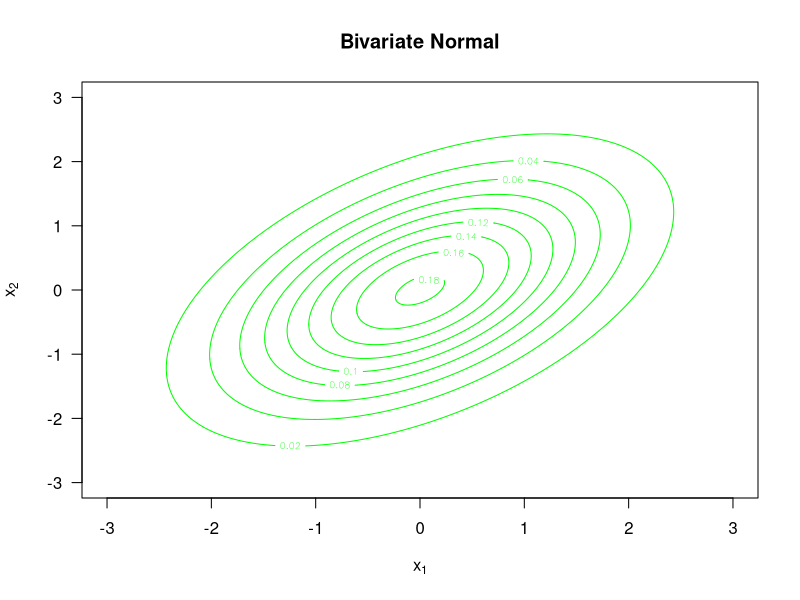
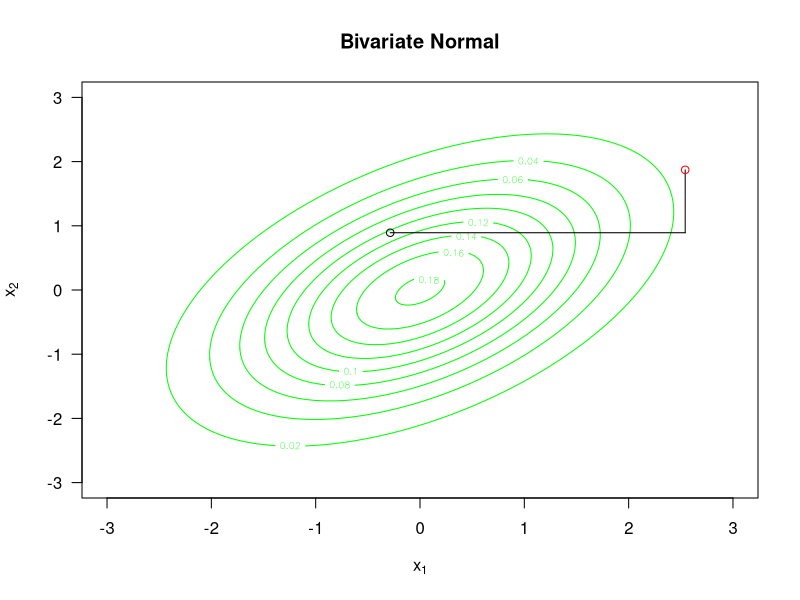
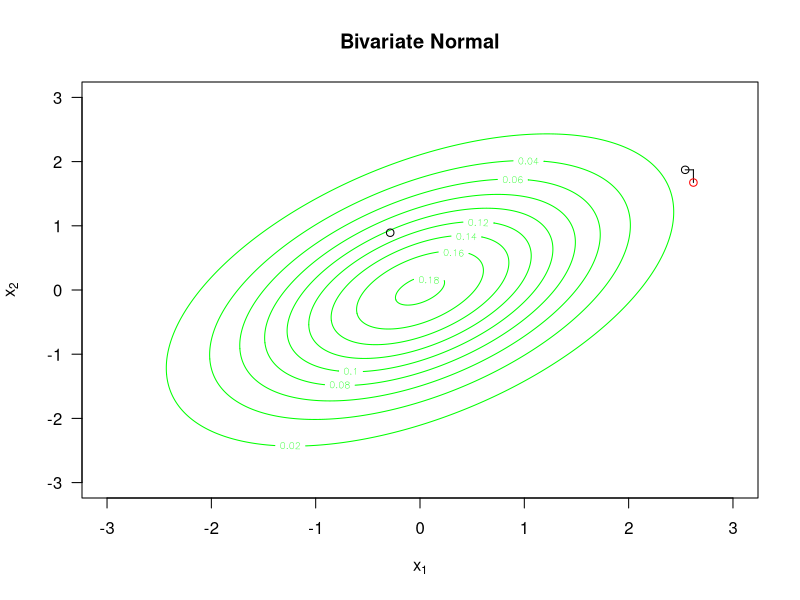
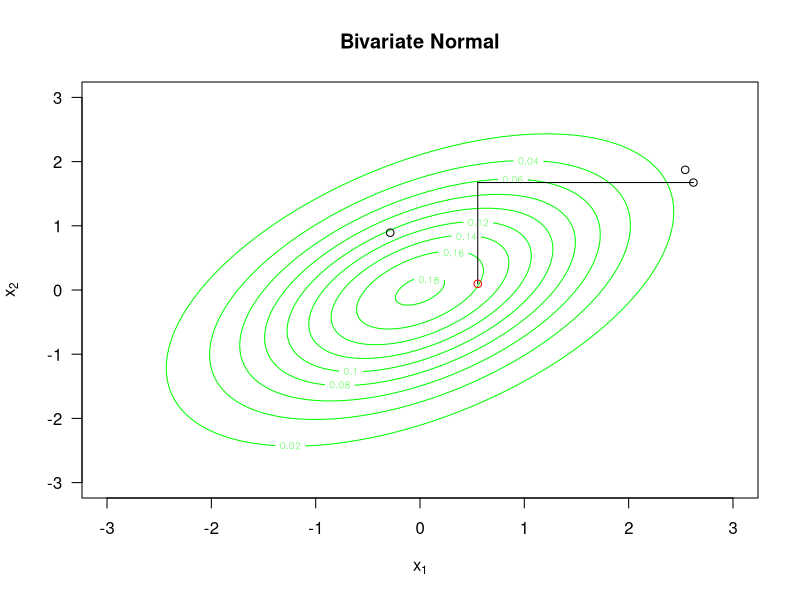
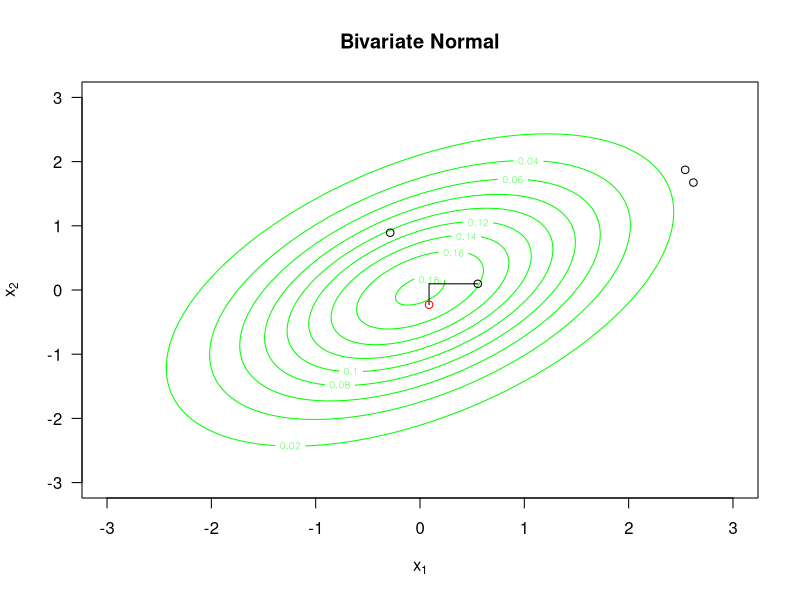
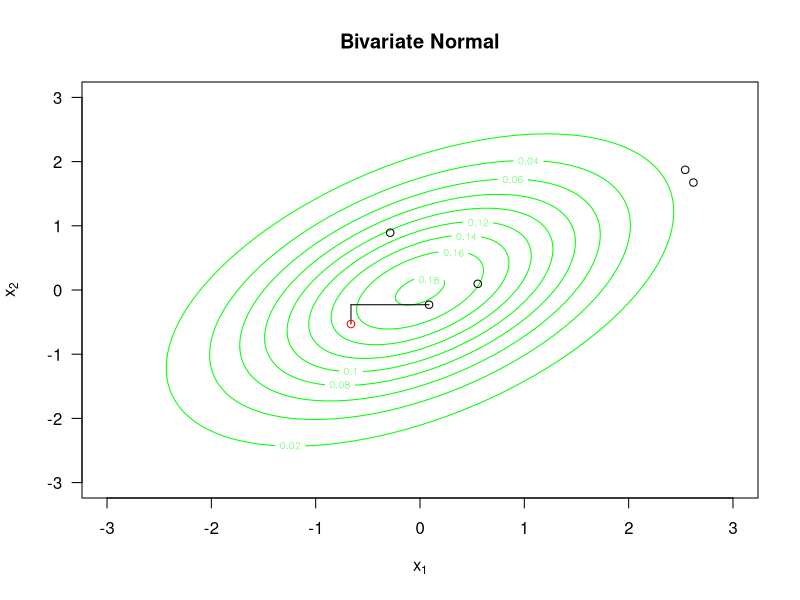
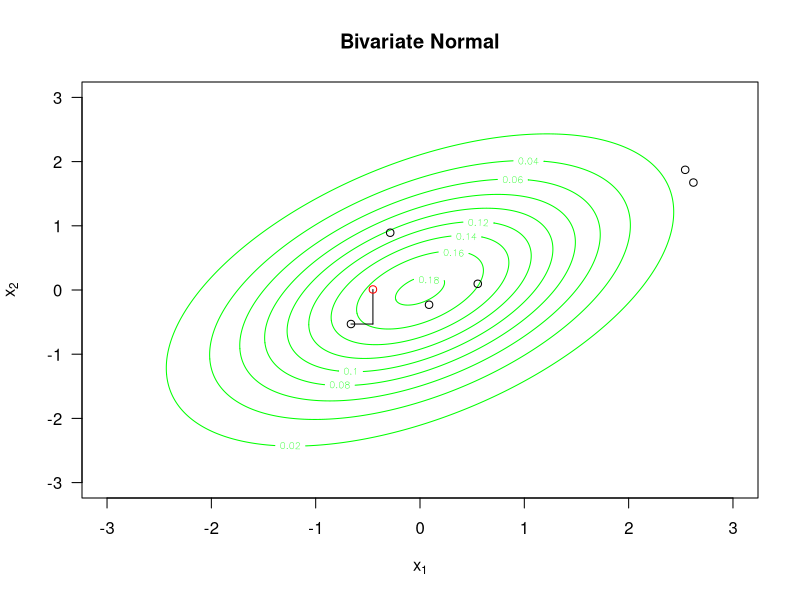
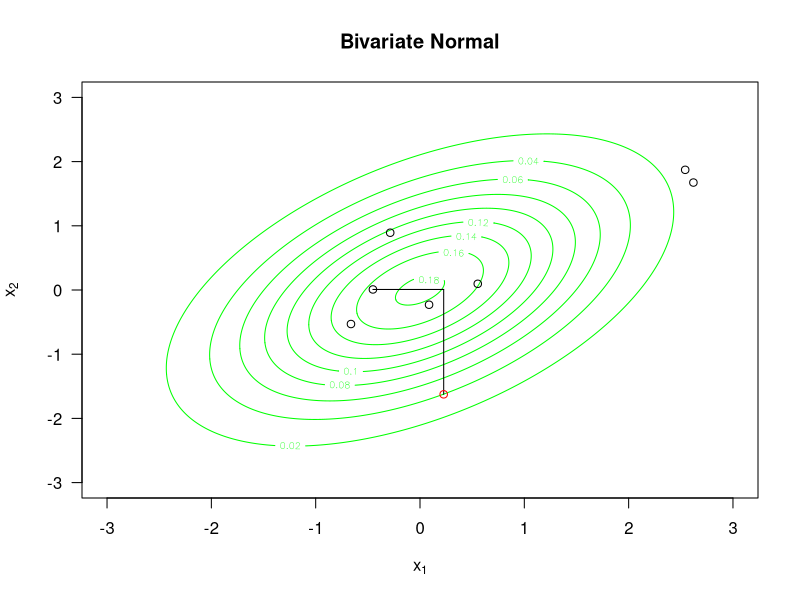

Generate these figures, in order, with R:
# Based on Susan Homes' function at
# https://web.stanford.edu/class/stats366/Gibbs.html
gibbsNimate <- function(NSimul = 50, rho = 0.5)
{
  ##NSimul=Number of simulations
  ##rho is the correlation
  
  SEQ <- seq(from = -3, to = 3, length.out = 1000)
  grid_vals <- expand.grid(x1 = SEQ, x2 = SEQ)
  sigma <- sqrt(1 - rho^2)
  d <- with(grid_vals, 1 / (2 * pi * sigma) * exp(-0.5 * (x1^2 + x2^2 - 2 * rho * x1 * x2)))
  contour(x = SEQ, y = SEQ, z = matrix(d, length(SEQ), length(SEQ)),
          main = "Bivariate Normal", col = "green", las = 1, 
          xlab = expression(x[1]), ylab = expression(x[2]), bg = "transparent")
  dev.hold()

  ## initialization
  x <- rep(NA_real_, NSimul)
  y <- rep(NA_real_, NSimul)
  x[1] <- rnorm(1)
  y[1] <- rnorm(1)
  
  ## Gibbs sampler and plot points
  
  for(b in 2:NSimul) {
    contour(x = SEQ, y = SEQ, z = matrix(d, length(SEQ), length(SEQ)),
            main = "Bivariate Normal", col = "green", las = 1, 
            xlab = expression(x[1]), ylab = expression(x[2]), bg = "transparent")
    points(x[1:(b-1)], y[1:(b-1)])
    dev.hold()
    ## sample the x direction conditional on y
    x[b] <- rnorm(1, mean = rho * y[b - 1], sd = sigma)
    lines(c(x[b-1], x[b]), c(y[b - 1], y[b - 1]))
    # ani.pause()
    ## sample the y direction conditional on x
    y[b] <- rnorm(1, mean = rho * x[b], sd = sigma)
    lines(c(x[b], x[b]), c(y[b - 1], y[b]))
    points(x[b], y[b],col="red")
    # ani.pause()
  }
  
  ## return the draws
  return(cbind(x1 = x, x2 = y))
}

# library(animation)
# oopt <- ani.options(interval = 2)
draws <- gibbsNimate(25, rho = 0.5)
